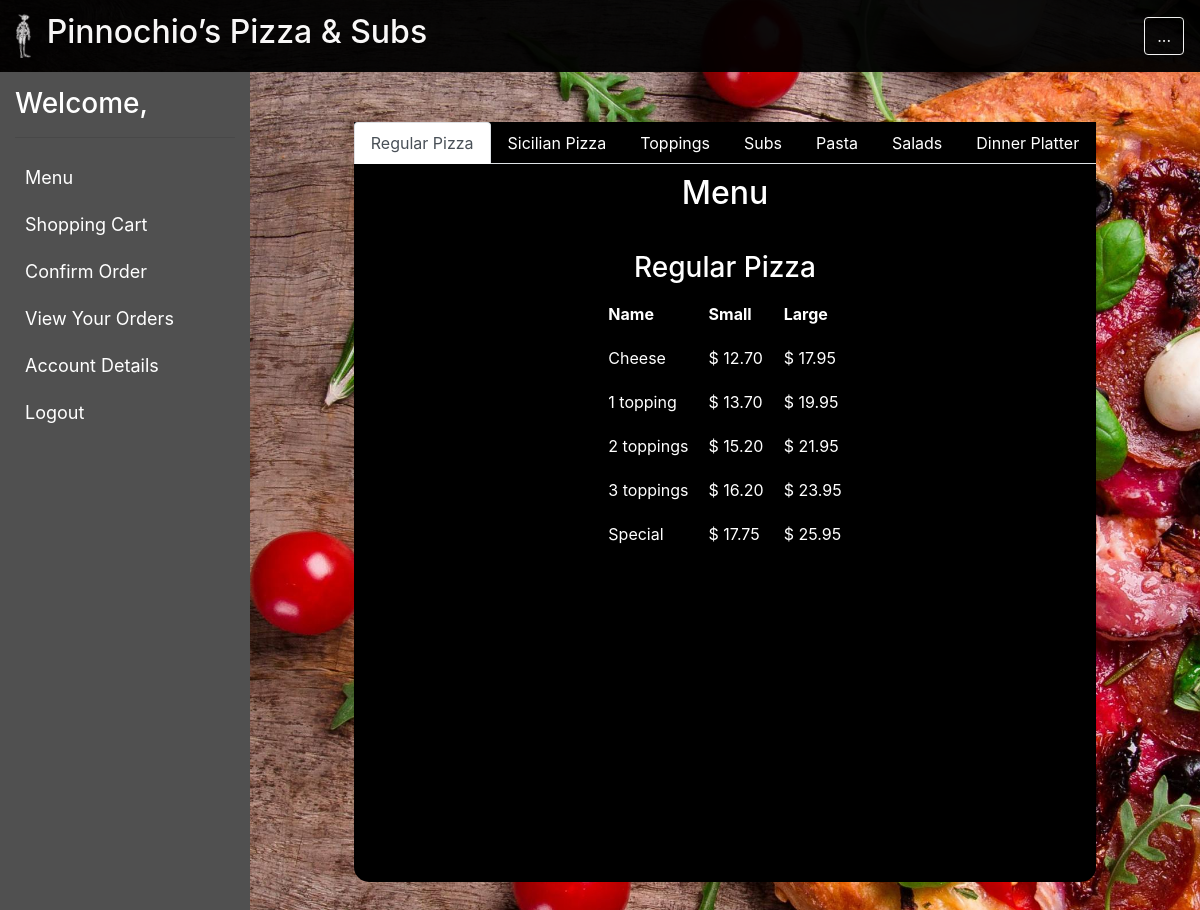
The app's page /homepage/menu/ with its own data.
### orders/models.py (models this page shows, shortened)
class RegularPizza(models.Model):
    name = models.CharField(max_length=64)
    small = models.DecimalField(max_digits=4, decimal_places=2)
    large = models.DecimalField(max_digits=4, decimal_places=2)

### orders/views.py (the view)
# urls.py: path("homepage/menu/", views.menu_view, name="menu_view"),
def menu_view(request):
    context = {
        "title": "Menu",
        "Username": request.user.username,
        "RegularPizza": RegularPizza.objects.all(),
        "SicilianPizza": SicilianPizza.objects.all(),
        "Toppings": Topping.objects.all(),
        "Subs": Sub.objects.all(),
        "Pasta": Pasta.objects.all(),
        "Salads": Salad.objects.all(),
        "DinnerPlatter": DinnerPlatter.objects.all()
    }
    return render(request, "orders/menu.html", context)

### orders/templates/orders/menu.html (shortened to what this page needs)
{% extends 'orders/layout_in.html' %}
{% block body %}
<div class="menu-div">
    <ul class="nav nav-tabs" id="myTab" role="tablist">
        <li class="nav-item" role="presentation">
            <a class="nav-link active" id="regularpizza-tab" data-toggle="tab" href="#regularpizza" role="tab" aria-controls="regularpizza" aria-selected="true">Regular Pizza</a>
        </li>
        <li class="nav-item" role="presentation">
            <a class="nav-link" id="sicilianpizza-tab" data-toggle="tab" href="#sicilianpizza" role="tab" aria-controls="sicilianpizza" aria-selected="false">Sicilian Pizza</a>
        </li>
        <li class="nav-item" role="presentation">
            <a class="nav-link" id="toppings-tab" data-toggle="tab" href="#toppings" role="tab" aria-controls="toppings" aria-selected="false">Toppings</a>
        </li>
        <li class="nav-item" role="presentation">
            <a class="nav-link" id="subs-tab" data-toggle="tab" href="#subs" role="tab" aria-controls="subs" aria-selected="false">Subs</a>
        </li>
        <li class="nav-item" role="presentation">
            <a class="nav-link" id="pasta-tab" data-toggle="tab" href="#pasta" role="tab" aria-controls="pasta" aria-selected="false">Pasta</a>
        </li>
        <li class="nav-item" role="presentation">
            <a class="nav-link" id="salads-tab" data-toggle="tab" href="#salads" role="tab" aria-controls="salads" aria-selected="false">Salads</a>
        </li>
        <li class="nav-item" role="presentation">
            <a class="nav-link" id="dinnerplatter-tab" data-toggle="tab" href="#dinnerplatter" role="tab" aria-controls="dinnerplatter" aria-selected="false">Dinner Platter</a>
        </li>
    </ul>
    <h2>Menu</h2>
    <div class="tab-content" id="myTabContent">
        <div class="tab-pane fade show active" id="regularpizza" role="tabpanel" aria-labelledby="regularpizza-tab">
            <h3>Regular Pizza</h3>
            <table>
                <tr>
                    <th>Name</th>
                    <th>Small</th>
                    <th>Large</th>
                </tr>
                {% for pizza in RegularPizza %}
                <tr>
                    <td>{{pizza.name}}</td>
                    <td>$ {{pizza.small}}</td>
                    <td>$ {{pizza.large}}</td>
                </tr>
                {% endfor %}
            </table>
        </div>
    </div>
</div>
{% endblock %}

### orders/templates/orders/layout_in.html (shortened to what this page needs)
{% load static %}
<!DOCTYPE html>
<html>
    <head>
        <link rel="stylesheet" href="{% static 'style.css' %}">
        <link rel="stylesheet" href="https://stackpath.bootstrapcdn.com/bootstrap/4.5.0/css/bootstrap.min.css">
    </head>
    <body>
        <nav class="navbar">
            <a class="navbar-brand">
                <img src="/static/images_used/pinocchio_img.gif" width="15" height="45" class="d-inline-block align-top" alt="">
                <h2 class="d-inline-block align-top">Pinnochio’s Pizza & Subs</h2>
            </a>
            <div class="form-inline my-2 my-lg-0">
                <button type="button" class="btn btn-outline-light" id="sidebarCollapse">...</button>
            </div>
        </nav>
        <div class="wrapper">
            <nav id="sidebar">
                <div class="sidebar-header">
                    <h3>Welcome, {{Username}}</h3>
                </div>
                <hr>
                <ul class="list-unstyled components">
                    <li class="active">
                        <a href="{% url 'menu_view' %}">Menu</a>
                    </li>
                    <li>
                        <a href="{% url 'shoppingCart_view' %}">Shopping Cart</a>
                    </li>
                    <li>
                        <a href="">Confirm Order</a>
                    </li>
                    <li>
                        <a href="">View Your Orders</a>
                    </li>
                    <li>
                        <a href="{% url 'accountDetails_view' %}">Account Details</a>
                    </li>
                    <li class="logout-warn">
                        <a href="{% url 'logout_view' %}">Logout</a>
                    </li>
                </ul>
            </nav>
            {% block body %}
            {% endblock %}
        </div>
    </body>
</html>

### orders/static/style.css (style rules this page uses)
.btn { margin-top: 15px; }
.navbar { background-color: black; opacity: 0.95; }
.navbar h2 { margin-left: 10px; color: white; }
.wrapper { display: -webkit-box; display: -ms-flexbox; display: flex; -webkit-box-align: stretch; -ms-flex-align: stretch; align-items: stretch; }
#sidebar { min-width: 250px; max-width: 250px; background-color: #505050; padding: 15px; min-height: 120vh; }
.sidebar-header { color: white; }
.btn-outline-light { margin-top: 0px; }
.list-unstyled li { padding: 10px; }
.list-unstyled li a { color: white; font-size: large; text-decoration: none; }
.menu-div { background-color: black; margin: 0 auto; border-bottom-left-radius: 15px; border-bottom-right-radius: 15px; margin-top: 50px; margin-bottom: 150px; }
.menu-div h2 { text-align: center; color: white; padding: 10px; }
.nav-item a { color: white; text-decoration: none; }
.tab-pane { padding: 20px; color: white; }
.tab-pane h3 { text-align: center; }
.tab-pane table { margin: 0 auto; }
.tab-pane tr { padding: 3px; }
.tab-pane th, .tab-pane td { text-align: left; padding: 10px; }

### orders/templates/orders/layout_in.html (style rules this page uses)
body { background-image: url("/static/images_used/pizza-app-background-image.jpg"); background-size: cover; background-repeat: no-repeat; }

### records on screen
RegularPizza: name "Cheese", small "12.70", large "17.95"
RegularPizza: name "1 topping", small "13.70", large "19.95"
RegularPizza: name "2 toppings", small "15.20", large "21.95"
RegularPizza: name "3 toppings", small "16.20", large "23.95"
RegularPizza: name "Special", small "17.75", large "25.95"
